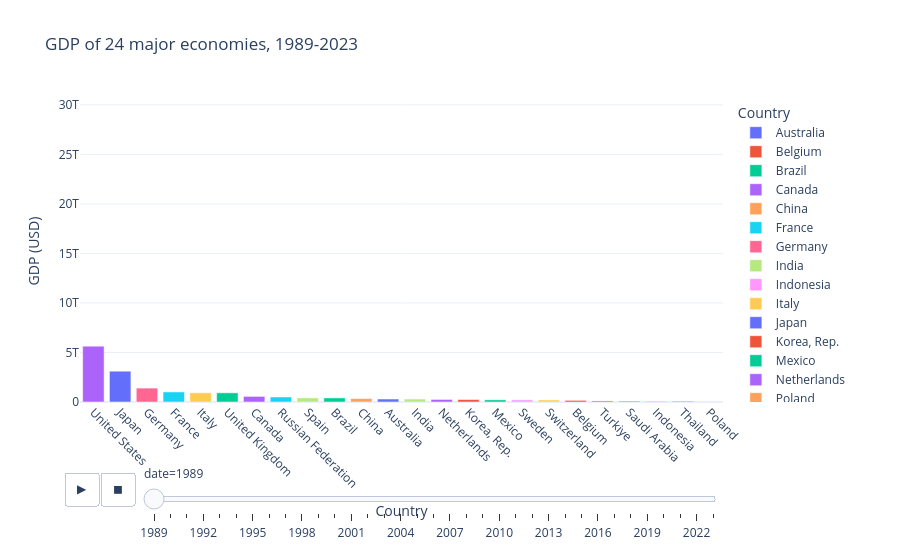

Notebook cell for this chart:
### Code cell
# df = pd.DataFrame(data)

# Melt the DataFrame for Plotly compatibility
df_melted = gdp_df.melt(id_vars=["date"], var_name="Country", value_name="GDP")

# # Sort the data dynamically by GDP within each year
# def reorder_categories(frame):
#     sorted_countries = frame.sort_values(by="GDP", ascending=False)["Country"].tolist()
#     frame["Country"] = pd.Categorical(frame["Country"], categories=sorted_countries, ordered=True)
#     return frame

# df_melted = df_melted.groupby("Year", group_keys=False).apply(reorder_categories)

# Create the Plotly animation
fig = px.bar(
    df_melted,
    x="Country",
    y="GDP",
    color="Country",
    animation_frame="date",
    title="Top 5 Economies Over Time",
    labels={"GDP": "GDP (Trillions USD)"},
    range_y=[0, gdp_df.drop('date', axis=1).max().max() * 1.1],
)

# Update layout for dynamic sorting of x-axis
fig.update_layout(
    xaxis_title="Country",
    yaxis_title="GDP (Trillions USD)",
    legend_title="Country",
    template="plotly_white",
    xaxis=dict(categoryorder="total descending"), # used for dynamically rearranging x axis
    xaxis_tickangle=45,  # Tilt the x-axis labels
)

# Show the interactive animation
fig.show()

### Figure 1 — Plotly figure (JSON) as saved in the notebook; plotly's stock layout.template omitted (floating-point values rounded to 4 significant figures)
{"data": [{"alignmentgroup": "True", "hovertemplate": "Country=%{x}<br>date=1989<br>GDP (USD)=%{y}<extra></extra>", "legendgroup": "Australia", "marker": {"color": "#636efa", "pattern": {"shape": ""}}, "name": "Australia", "offsetgroup": "Australia", "orientation": "v", "showlegend": true, "textposition": "auto", "type": "bar", "x": ["Australia"], "xaxis": "x", "y": [299900000000.0], "yaxis": "y"}, {"alignmentgroup": "True", "hovertemplate": "Country=%{x}<br>date=1989<br>GDP (USD)=%{y}<extra></extra>", "legendgroup": "Belgium", "marker": {"color": "#EF553B", "pattern": {"shape": ""}}, "name": "Belgium", "offsetgroup": "Belgium", "orientation": "v", "showlegend": true, "textposition": "auto", "type": "bar", "x": ["Belgium"], "xaxis": "x", "y": [164200000000.0], "yaxis": "y"}, {"alignmentgroup": "True", "hovertemplate": "Country=%{x}<br>date=1989<br>GDP (USD)=%{y}<extra></extra>", "legendgroup": "Brazil", "marker": {"color": "#00cc96", "pattern": {"shape": ""}}, "name": "Brazil", "offsetgroup": "Brazil", "orientation": "v", "showlegend": true, "textposition": "auto", "type": "bar", "x": ["Brazil"], "xaxis": "x", "y": [413000000000.0], "yaxis": "y"}, {"alignmentgroup": "True", "hovertemplate": "Country=%{x}<br>date=1989<br>GDP (USD)=%{y}<extra></extra>", "legendgroup": "Canada", "marker": {"color": "#ab63fa", "pattern": {"shape": ""}}, "name": "Canada", "offsetgroup": "Canada", "orientation": "v", "showlegend": true, "textposition": "auto", "type": "bar", "x": ["Canada"], "xaxis": "x", "y": [567200000000.0], "yaxis": "y"}, {"alignmentgroup": "True", "hovertemplate": "Country=%{x}<br>date=1989<br>GDP (USD)=%{y}<extra></extra>", "legendgroup": "China", "marker": {"color": "#FFA15A", "pattern": {"shape": ""}}, "name": "China", "offsetgroup": "China", "orientation": "v", "showlegend": true, "textposition": "auto", "type": "bar", "x": ["China"], "xaxis": "x", "y": [347800000000.0], "yaxis": "y"}, {"alignmentgroup": "True", "hovertemplate": "Country=%{x}<br>date=1989<br>GDP (USD)=%{y}<extra></extra>", "legendgroup": "France", "marker": {"color": "#19d3f3", "pattern": {"shape": ""}}, "name": "France", "offsetgroup": "France", "orientation": "v", "showlegend": true, "textposition": "auto", "type": "bar", "x": ["France"], "xaxis": "x", "y": [1017000000000.0], "yaxis": "y"}, {"alignmentgroup": "True", "hovertemplate": "Country=%{x}<br>date=1989<br>GDP (USD)=%{y}<extra></extra>", "legendgroup": "Germany", "marker": {"color": "#FF6692", "pattern": {"shape": ""}}, "name": "Germany", "offsetgroup": "Germany", "orientation": "v", "showlegend": true, "textposition": "auto", "type": "bar", "x": ["Germany"], "xaxis": "x", "y": [1404000000000.0], "yaxis": "y"}, {"alignmentgroup": "True", "hovertemplate": "Country=%{x}<br>date=1989<br>GDP (USD)=%{y}<extra></extra>", "legendgroup": "India", "marker": {"color": "#B6E880", "pattern": {"shape": ""}}, "name": "India", "offsetgroup": "India", "orientation": "v", "showlegend": true, "textposition": "auto", "type": "bar", "x": ["India"], "xaxis": "x", "y": [296000000000.0], "yaxis": "y"}, {"alignmentgroup": "True", "hovertemplate": "Country=%{x}<br>date=1989<br>GDP (USD)=%{y}<extra></extra>", "legendgroup": "Indonesia", "marker": {"color": "#FF97FF", "pattern": {"shape": ""}}, "name": "Indonesia", "offsetgroup": "Indonesia", "orientation": "v", "showlegend": true, "textposition": "auto", "type": "bar", "x": ["Indonesia"], "xaxis": "x", "y": [94450000000.0], "yaxis": "y"}, {"alignmentgroup": "True", "hovertemplate": "Country=%{x}<br>date=1989<br>GDP (USD)=%{y}<extra></extra>", "legendgroup": "Italy", "marker": {"color": "#FECB52", "pattern": {"shape": ""}}, "name": "Italy", "offsetgroup": "Italy", "orientation": "v", "showlegend": true, "textposition": "auto", "type": "bar", "x": ["Italy"], "xaxis": "x", "y": [930800000000.0], "yaxis": "y"}, {"alignmentgroup": "True", "hovertemplate": "Country=%{x}<br>date=1989<br>GDP (USD)=%{y}<extra></extra>", "legendgroup": "Japan", "marker": {"color": "#636efa", "pattern": {"shape": ""}}, "name": "Japan", "offsetgroup": "Japan", "orientation": "v", "showlegend": true, "textposition": "auto", "type": "bar", "x": ["Japan"], "xaxis": "x", "y": [3109000000000.0], "yaxis": "y"}, {"alignmentgroup": "True", "hovertemplate": "Country=%{x}<br>date=1989<br>GDP (USD)=%{y}<extra></extra>", "legendgroup": "Korea, Rep.", "marker": {"color": "#EF553B", "pattern": {"shape": ""}}, "name": "Korea, Rep.", "offsetgroup": "Korea, Rep.", "orientation": "v", "showlegend": true, "textposition": "auto", "type": "bar", "x": ["Korea, Rep."], "xaxis": "x", "y": [246900000000.0], "yaxis": "y"}, {"alignmentgroup": "True", "hovertemplate": "Country=%{x}<br>date=1989<br>GDP (USD)=%{y}<extra></extra>", "legendgroup": "Mexico", "marker": {"color": "#00cc96", "pattern": {"shape": ""}}, "name": "Mexico", "offsetgroup": "Mexico", "orientation": "v", "showlegend": true, "textposition": "auto", "type": "bar", "x": ["Mexico"], "xaxis": "x", "y": [221400000000.0], "yaxis": "y"}, {"alignmentgroup": "True", "hovertemplate": "Country=%{x}<br>date=1989<br>GDP (USD)=%{y}<extra></extra>", "legendgroup": "Netherlands", "marker": {"color": "#ab63fa", "pattern": {"shape": ""}}, "name": "Netherlands", "offsetgroup": "Netherlands", "orientation": "v", "showlegend": true, "textposition": "auto", "type": "bar", "x": ["Netherlands"], "xaxis": "x", "y": [258700000000.0], "yaxis": "y"}, {"alignmentgroup": "True", "hovertemplate": "Country=%{x}<br>date=1989<br>GDP (USD)=%{y}<extra></extra>", "legendgroup": "Poland", "marker": {"color": "#FFA15A", "pattern": {"shape": ""}}, "name": "Poland", "offsetgroup": "Poland", "orientation": "v", "showlegend": true, "textposition": "auto", "type": "bar", "x": ["Poland"], "xaxis": "x", "y": [null], "yaxis": "y"}, {"alignmentgroup": "True", "hovertemplate": "Country=%{x}<br>date=1989<br>GDP (USD)=%{y}<extra></extra>", "legendgroup": "Russian Federation", "marker": {"color": "#19d3f3", "pattern": {"shape": ""}}, "name": "Russian Federation", "offsetgroup": "Russian Federation", "orientation": "v", "showlegend": true, "textposition": "auto", "type": "bar", "x": ["Russian Federation"], "xaxis": "x", "y": [506600000000.0], "yaxis": "y"}, {"alignmentgroup": "True", "hovertemplate": "Country=%{x}<br>date=1989<br>GDP (USD)=%{y}<extra></extra>", "legendgroup": "Saudi Arabia", "marker": {"color": "#FF6692", "pattern": {"shape": ""}}, "name": "Saudi Arabia", "offsetgroup": "Saudi Arabia", "orientation": "v", "showlegend": true, "textposition": "auto", "type": "bar", "x": ["Saudi Arabia"], "xaxis": "x", "y": [95340000000.0], "yaxis": "y"}, {"alignmentgroup": "True", "hovertemplate": "Country=%{x}<br>date=1989<br>GDP (USD)=%{y}<extra></extra>", "legendgroup": "Spain", "marker": {"color": "#B6E880", "pattern": {"shape": ""}}, "name": "Spain", "offsetgroup": "Spain", "orientation": "v", "showlegend": true, "textposition": "auto", "type": "bar", "x": ["Spain"], "xaxis": "x", "y": [414500000000.0], "yaxis": "y"}, {"alignmentgroup": "True", "hovertemplate": "Country=%{x}<br>date=1989<br>GDP (USD)=%{y}<extra></extra>", "legendgroup": "Sweden", "marker": {"color": "#FF97FF", "pattern": {"shape": ""}}, "name": "Sweden", "offsetgroup": "Sweden", "orientation": "v", "showlegend": true, "textposition": "auto", "type": "bar", "x": ["Sweden"], "xaxis": "x", "y": [217600000000.0], "yaxis": "y"}, {"alignmentgroup": "True", "hovertemplate": "Country=%{x}<br>date=1989<br>GDP (USD)=%{y}<extra></extra>", "legendgroup": "Switzerland", "marker": {"color": "#FECB52", "pattern": {"shape": ""}}, "name": "Switzerland", "offsetgroup": "Switzerland", "orientation": "v", "showlegend": true, "textposition": "auto", "type": "bar", "x": ["Switzerland"], "xaxis": "x", "y": [208100000000.0], "yaxis": "y"}, {"alignmentgroup": "True", "hovertemplate": "Country=%{x}<br>date=1989<br>GDP (USD)=%{y}<extra></extra>", "legendgroup": "Thailand", "marker": {"color": "#636efa", "pattern": {"shape": ""}}, "name": "Thailand", "offsetgroup": "Thailand", "orientation": "v", "showlegend": true, "textposition": "auto", "type": "bar", "x": ["Thailand"], "xaxis": "x", "y": [72250000000.0], "yaxis": "y"}, {"alignmentgroup": "True", "hovertemplate": "Country=%{x}<br>date=1989<br>GDP (USD)=%{y}<extra></extra>", "legendgroup": "Turkiye", "marker": {"color": "#EF553B", "pattern": {"shape": ""}}, "name": "Turkiye", "offsetgroup": "Turkiye", "orientation": "v", "showlegend": true, "textposition": "auto", "type": "bar", "x": ["Turkiye"], "xaxis": "x", "y": [107100000000.0], "yaxis": "y"}, {"alignmentgroup": "True", "hovertemplate": "Country=%{x}<br>date=1989<br>GDP (USD)=%{y}<extra></extra>", "legendgroup": "United Kingdom", "marker": {"color": "#00cc96", "pattern": {"shape": ""}}, "name": "United Kingdom", "offsetgroup": "United Kingdom", "orientation": "v", "showlegend": true, "textposition": "auto", "type": "bar", "x": ["United Kingdom"], "xaxis": "x", "y": [926900000000.0], "yaxis": "y"}, {"alignmentgroup": "True", "hovertemplate": "Country=%{x}<br>date=1989<br>GDP (USD)=%{y}<extra></extra>", "legendgroup": "United States", "marker": {"color": "#ab63fa", "pattern": {"shape": ""}}, "name": "United States", "offsetgroup": "United States", "orientation": "v", "showlegend": true, "textposition": "auto", "type": "bar", "x": ["United States"], "xaxis": "x", "y": [5641580000000], "yaxis": "y"}], "layout": {"barmode": "relative", "legend": {"title": {"text": "Country"}, "tracegroupgap": 0}, "sliders": [{"active": 0, "currentvalue": {"prefix": "date="}, "len": 0.9, "pad": {"b": 10, "t": 60}, "steps": [{"args": [["1989"], {"frame": {"duration": 0, "redraw": true}, "fromcurrent": true, "mode": "immediate", "transition": {"duration": 0, "easing": "linear"}}], "label": "1989", "method": "animate"}, {"args": [["1990"], {"frame": {"duration": 0, "redraw": true}, "fromcurrent": true, "mode": "immediate", "transition": {"duration": 0, "easing": "linear"}}], "label": "1990", "method": "animate"}, {"args": [["1991"], {"frame": {"duration": 0, "redraw": true}, "fromcurrent": true, "mode": "immediate", "transition": {"duration": 0, "easing": "linear"}}], "label": "1991", "method": "animate"}, {"args": [["1992"], {"frame": {"duration": 0, "redraw": true}, "fromcurrent": true, "mode": "immediate", "transition": {"duration": 0, "easing": "linear"}}], "label": "1992", "method": "animate"}, {"args": [["1993"], {"frame": {"duration": 0, "redraw": true}, "fromcurrent": true, "mode": "immediate", "transition": {"duration": 0, "easing": "linear"}}], "label": "1993", "method": "animate"}, {"args": [["1994"], {"frame": {"duration": 0, "redraw": true}, "fromcurrent": true, "mode": "immediate", "transition": {"duration": 0, "easing": "linear"}}], "label": "1994", "method": "animate"}, {"args": [["1995"], {"frame": {"duration": 0, "redraw": true}, "fromcurrent": true, "mode": "immediate", "transition": {"duration": 0, "easing": "linear"}}], "label": "1995", "method": "animate"}, {"args": [["1996"], {"frame": {"duration": 0, "redraw": true}, "fromcurrent": true, "mode": "immediate", "transition": {"duration": 0, "easing": "linear"}}], "label": "1996", "method": "animate"}, {"args": [["1997"], {"frame": {"duration": 0, "redraw": true}, "fromcurrent": true, "mode": "immediate", "transition": {"duration": 0, "easing": "linear"}}], "label": "1997", "method": "animate"}, {"args": [["1998"], {"frame": {"duration": 0, "redraw": true}, "fromcurrent": true, "mode": "immediate", "transition": {"duration": 0, "easing": "linear"}}], "label": "1998", "method": "animate"}, {"args": [["1999"], {"frame": {"duration": 0, "redraw": true}, "fromcurrent": true, "mode": "immediate", "transition": {"duration": 0, "easing": "linear"}}], "label": "1999", "method": "animate"}, {"args": [["2000"], {"frame": {"duration": 0, "redraw": true}, "fromcurrent": true, "mode": "immediate", "transition": {"duration": 0, "easing": "linear"}}], "label": "2000", "method": "animate"}, {"args": [["2001"], {"frame": {"duration": 0, "redraw": true}, "fromcurrent": true, "mode": "immediate", "transition": {"duration": 0, "easing": "linear"}}], "label": "2001", "method": "animate"}, {"args": [["2002"], {"frame": {"duration": 0, "redraw": true}, "fromcurrent": true, "mode": "immediate", "transition": {"duration": 0, "easing": "linear"}}], "label": "2002", "method": "animate"}, {"args": [["2003"], {"frame": {"duration": 0, "redraw": true}, "fromcurrent": true, "mode": "immediate", "transition": {"duration": 0, "easing": "linear"}}], "label": "2003", "method": "animate"}, {"args": [["2004"], {"frame": {"duration": 0, "redraw": true}, "fromcurrent": true, "mode": "immediate", "transition": {"duration": 0, "easing": "linear"}}], "label": "2004", "method": "animate"}, {"args": [["2005"], {"frame": {"duration": 0, "redraw": true}, "fromcurrent": true, "mode": "immediate", "transition": {"duration": 0, "easing": "linear"}}], "label": "2005", "method": "animate"}, {"args": [["2006"], {"frame": {"duration": 0, "redraw": true}, "fromcurrent": true, "mode": "immediate", "transition": {"duration": 0, "easing": "linear"}}], "label": "2006", "method": "animate"}, {"args": [["2007"], {"frame": {"duration": 0, "redraw": true}, "fromcurrent": true, "mode": "immediate", "transition": {"duration": 0, "easing": "linear"}}], "label": "2007", "method": "animate"}, {"args": [["2008"], {"frame": {"duration": 0, "redraw": true}, "fromcurrent": true, "mode": "immediate", "transition": {"duration": 0, "easing": "linear"}}], "label": "2008", "method": "animate"}, {"args": [["2009"], {"frame": {"duration": 0, "redraw": true}, "fromcurrent": true, "mode": "immediate", "transition": {"duration": 0, "easing": "linear"}}], "label": "2009", "method": "animate"}, {"args": [["2010"], {"frame": {"duration": 0, "redraw": true}, "fromcurrent": true, "mode": "immediate", "transition": {"duration": 0, "easing": "linear"}}], "label": "2010", "method": "animate"}, {"args": [["2011"], {"frame": {"duration": 0, "redraw": true}, "fromcurrent": true, "mode": "immediate", "transition": {"duration": 0, "easing": "linear"}}], "label": "2011", "method": "animate"}, {"args": [["2012"], {"frame": {"duration": 0, "redraw": true}, "fromcurrent": true, "mode": "immediate", "transition": {"duration": 0, "easing": "linear"}}], "label": "2012", "method": "animate"}, {"args": [["2013"], {"frame": {"duration": 0, "redraw": true}, "fromcurrent": true, "mode": "immediate", "transition": {"duration": 0, "easing": "linear"}}], "label": "2013", "method": "animate"}, {"args": [["2014"], {"frame": {"duration": 0, "redraw": true}, "fromcurrent": true, "mode": "immediate", "transition": {"duration": 0, "easing": "linear"}}], "label": "2014", "method": "animate"}, {"args": [["2015"], {"frame": {"duration": 0, "redraw": true}, "fromcurrent": true, "mode": "immediate", "transition": {"duration": 0, "easing": "linear"}}], "label": "2015", "method": "animate"}, {"args": [["2016"], {"frame": {"duration": 0, "redraw": true}, "fromcurrent": true, "mode": "immediate", "transition": {"duration": 0, "easing": "linear"}}], "label": "2016", "method": "animate"}, {"args": [["2017"], {"frame": {"duration": 0, "redraw": true}, "fromcurrent": true, "mode": "immediate", "transition": {"duration": 0, "easing": "linear"}}], "label": "2017", "method": "animate"}, {"args": [["2018"], {"frame": {"duration": 0, "redraw": true}, "fromcurrent": true, "mode": "immediate", "transition": {"duration": 0, "easing": "linear"}}], "label": "2018", "method": "animate"}, {"args": [["2019"], {"frame": {"duration": 0, "redraw": true}, "fromcurrent": true, "mode": "immediate", "transition": {"duration": 0, "easing": "linear"}}], "label": "2019", "method": "animate"}, {"args": [["2020"], {"frame": {"duration": 0, "redraw": true}, "fromcurrent": true, "mode": "immediate", "transition": {"duration": 0, "easing": "linear"}}], "label": "2020", "method": "animate"}, {"args": [["2021"], {"frame": {"duration": 0, "redraw": true}, "fromcurrent": true, "mode": "immediate", "transition": {"duration": 0, "easing": "linear"}}], "label": "2021", "method": "animate"}, {"args": [["2022"], {"frame": {"duration": 0, "redraw": true}, "fromcurrent": true, "mode": "immediate", "transition": {"duration": 0, "easing": "linear"}}], "label": "2022", "method": "animate"}, {"args": [["2023"], {"frame": {"duration": 0, "redraw": true}, "fromcurrent": true, "mode": "immediate", "transition": {"duration": 0, "easing": "linear"}}], "label": "2023", "method": "animate"}], "x": 0.1, "xanchor": "left", "y": 0, "yanchor": "top"}], "title": {"text": "GDP of 24 major economies, 1989-2023"}, "updatemenus": [{"buttons": [{"args": [null, {"frame": {"duration": 500, "redraw": true}, "fromcurrent": true, "mode": "immediate", "transition": {"duration": 500, "easing": "linear"}}], "label": "&#9654;", "method": "animate"}, {"args": [[null], {"frame": {"duration": 0, "redraw": true}, "fromcurrent": true, "mode": "immediate", "transition": {"duration": 0, "easing": "linear"}}], "label": "&#9724;", "method": "animate"}], "direction": "left", "pad": {"r": 10, "t": 70}, "showactive": false, "type": "buttons", "x": 0.1, "xanchor": "right", "y": 0, "yanchor": "top"}], "xaxis": {"anchor": "y", "categoryarray": ["Australia", "Belgium", "Brazil", "Canada", "China", "France", "Germany", "India", "Indonesia", "Italy", "Japan", "Korea, Rep.", "Mexico", "Netherlands", "Poland", "Russian Federation", "Saudi Arabia", "Spain", "Sweden", "Switzerland", "Thailand", "Turkiye", "United Kingdom", "United States"], "categoryorder": "total descending", "domain": [0, 1], "tickangle": 45, "title": {"text": "Country"}}, "yaxis": {"anchor": "x", "domain": [0, 1], "range": [0, 30490000000000.0], "title": {"text": "GDP (USD)"}}}}
